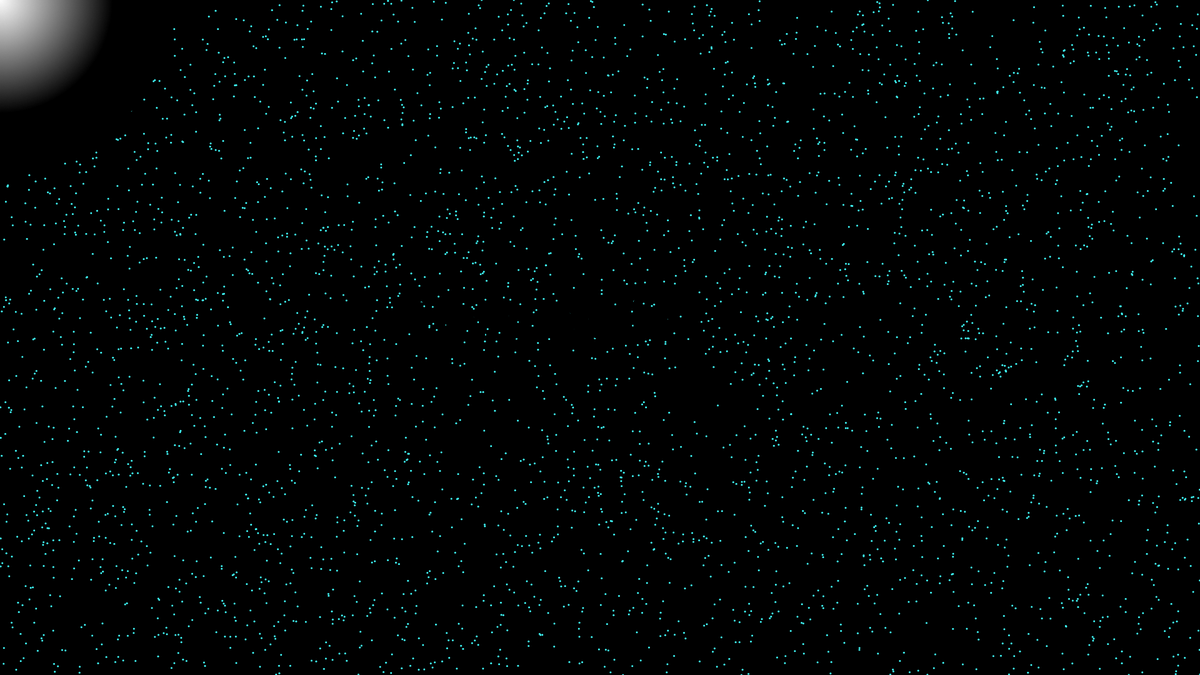
Frame 1 (no input)
Frame 60 (no input): identical to frame 1, image omitted
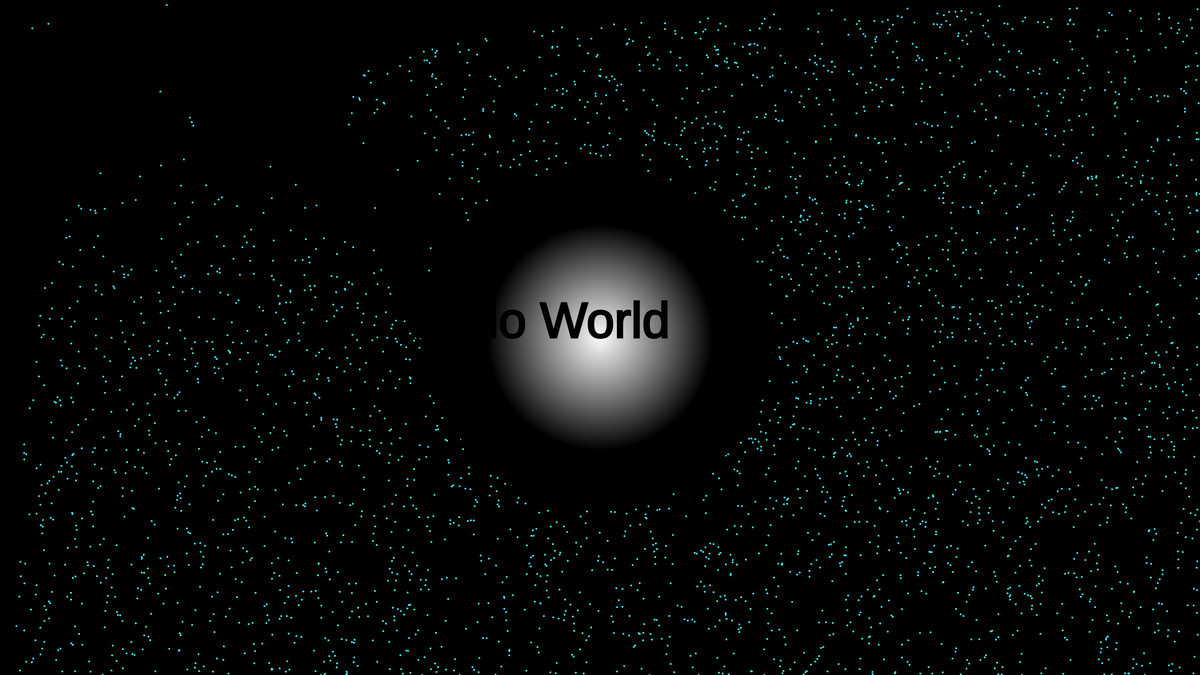
Frame 120 (the mouse pressed at the canvas centre since frame 60)

The p5.js sketch that drew these frames (run headless with seeded random() and noise() and a simulated clock; from frame 60 on, the mouse is pressed at the canvas centre):

// p5.js sketch
// ── sketch.js
let X = 1;
let Y = 2;
let b1, b2, c1, c2;

var particlesQuantity = 4000;

var positionX = new Array(particlesQuantity);
var positionY = new Array(particlesQuantity);
var velocityX = new Array(particlesQuantity).fill(0);
var velocityY = new Array(particlesQuantity).fill(0);






function setup() {
    createCanvas(1920, 1080);

    //Colors 
    col1 = color(0);
    col2 = color(255);


    for (var particle = 1; particle < particlesQuantity; particle++) {
        positionX[particle] = random(0, width);
        positionY[particle] = random(0, height);
    }

    positionX[0] = 0;
    positionY[0] = 0;
}

function draw() {
    frameRate(30);
    background(0);


    strokeWeight(3);
    stroke(64, 255, 255);
    velocityX[0] = velocityX[0] * 0.5 + (mouseX - positionX[0]) * 0.1;
    velocityY[0] = velocityY[0] * 0.5 + (mouseY - positionY[0]) * 0.1;

    positionX[0] += velocityX[0];
    positionY[0] += velocityY[0];

    for (var particle = 1; particle < particlesQuantity; particle++) {
        var whatever = 1024 / (sq(positionX[0] - positionX[particle]) + sq(positionY[0] - positionY[particle]));

        velocityX[particle] = velocityX[particle] * 0.95 + (velocityX[0] - velocityX[particle]) * whatever;
        velocityY[particle] = velocityY[particle] * 0.95 + (velocityY[0] - velocityY[particle]) * whatever;

        positionX[particle] += velocityX[particle];
        positionY[particle] += velocityY[particle];

        if ((positionX[particle] < 0 && velocityX[particle] < 0) || (positionX[particle] > width && velocityX[particle] > 0)) {
            velocityX[particle] = -velocityX[particle];
        }

        if ((positionY[particle] < 0 && velocityY[particle] < 0) || (positionY[particle] > height && velocityY[particle] > 0)) {
            velocityY[particle] = -velocityY[particle];
        }

        point(positionX[particle], positionY[particle]);
    }






    radialGradient(mouseX, mouseY, 0, 2 * width / 7, 2 * height, col2, col1);
    //textStyle(BOLD);
    textSize(80);
    fill(0);
    text('Hello World', width / 2 - 300, height / 2);
}

function radialGradient(x, y, start, w, h, c1, c2) {
    noFill();

    //Ending at the starting point+width 
    for (let i = start; i <= w; i++) {

        //Mapping i to a new range of 0-1
        let inter = map(i, start, w, 0, 1.5);

        //lerpColor(color1, color2, amt) - blends two colors and finds the color between them 
        //amt - number between 0-1, the amount to interpolate between the two colors 
        let c = lerpColor(c1, c2, inter);

        //Drawing a line with that color 
        stroke(c);
        ellipse(x, y, i, i);
        //drawingContext.filter = 'blur(0.5px)';
    }
}


function mousePressed() {
    for (var particle = 1; particle < particlesQuantity; particle++) {
        positionX[particle] = random(0, width);
        positionY[particle] = random(0, height);
    }
}
